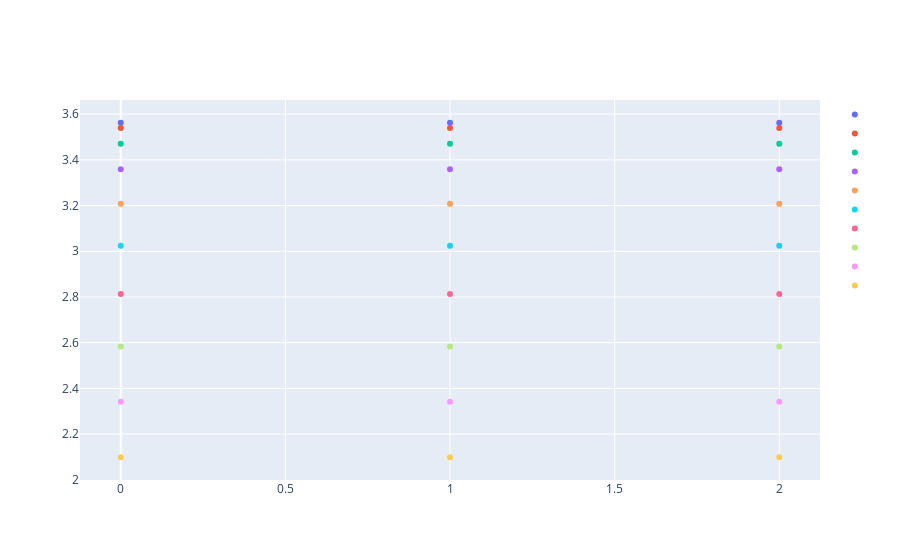

The notebook cell saved with this chart:
### Code cell
n  = 3;
N  =  n ;
 
t = np.linspace(0,np.pi,100);
u = np.linspace(0,N-1,N )
len_r = np.zeros(len(t))
len_edge1= np.zeros(len(t))
len_edge2= np.zeros(len(t))

fig = go.Figure()
for i in range(10):
    ti =  t[i]
    hx, hy, hz, rx, ry, rz = animation_data(n,N,ti)
    dl_r,dl_b = edge_and_mid_length(hx, hy, hz, rx, ry, rz)

    trace = plot2D(u,dl_b,"")
    fig.add_trace(trace)
    

fig.show()

### Figure 1 — Plotly figure (JSON) as saved in the notebook; plotly's stock layout.template omitted (floating-point values rounded to 4 significant figures)
{"data": [{"line": {"width": 4}, "mode": "markers", "name": "", "type": "scatter", "x": [0, 1, 2], "y": [3.562, 3.562, 3.562]}, {"line": {"width": 4}, "mode": "markers", "name": "", "type": "scatter", "x": [0, 1, 2], "y": [3.539, 3.539, 3.539]}, {"line": {"width": 4}, "mode": "markers", "name": "", "type": "scatter", "x": [0, 1, 2], "y": [3.471, 3.471, 3.471]}, {"line": {"width": 4}, "mode": "markers", "name": "", "type": "scatter", "x": [0, 1, 2], "y": [3.359, 3.359, 3.359]}, {"line": {"width": 4}, "mode": "markers", "name": "", "type": "scatter", "x": [0, 1, 2], "y": [3.208, 3.208, 3.208]}, {"line": {"width": 4}, "mode": "markers", "name": "", "type": "scatter", "x": [0, 1, 2], "y": [3.024, 3.024, 3.024]}, {"line": {"width": 4}, "mode": "markers", "name": "", "type": "scatter", "x": [0, 1, 2], "y": [2.813, 2.813, 2.813]}, {"line": {"width": 4}, "mode": "markers", "name": "", "type": "scatter", "x": [0, 1, 2], "y": [2.583, 2.583, 2.583]}, {"line": {"width": 4}, "mode": "markers", "name": "", "type": "scatter", "x": [0, 1, 2], "y": [2.342, 2.342, 2.342]}, {"line": {"width": 4}, "mode": "markers", "name": "", "type": "scatter", "x": [0, 1, 2], "y": [2.099, 2.099, 2.099]}], "layout": {}}
